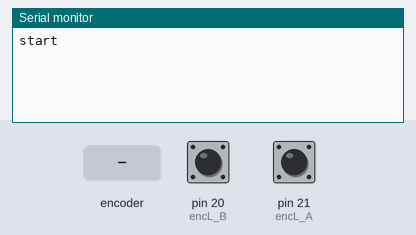
The sketch below on a simulated Arduino Mega 2560, built with avr-gcc and run on an emulated ATmega2560. Parts: the last lines printed to the serial monitor. The inputs (shaded band) are chosen by the test bench; at power-on: pin 20 (encL_B) HIGH, pin 21 (encL_A) HIGH.

Above: at 1.2 s.
1.3 s: rotary encoder on pin 21 (encL_A) / pin 20 (encL_B) turned 1 step (first pin leading)
At 1.7 s:
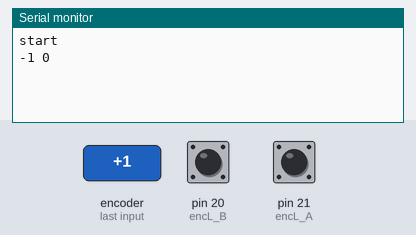
3.0 s: rotary encoder on pin 21 (encL_A) / pin 20 (encL_B) turned 1 step (first pin leading)
At 4.2 s:
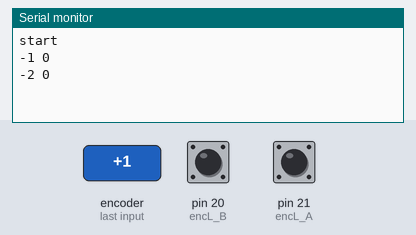

Measured:
- after the input at 1.3 s, the serial monitor: prints a new line after 0.05 s (image 1)
- after the input at 3.0 s, the serial monitor: prints a new line after 0.05 s (image 2)

The sketch:

testencoder.ino
```cpp
#define encL_A  21
#define encL_B  20

#define encR_A 22
#define encR_B 23
volatile  int encR_pos = 0, encL_pos = 0;
volatile int cR = 0, cL = 0;
int lastL, lastR;
void setup() {
  pinMode(encR_B, INPUT);
  pinMode(encR_A, INPUT);
  pinMode(encL_A, INPUT);
  pinMode(encL_B, INPUT);
  attachInterrupt(digitalPinToInterrupt(encR_A), encR, RISING);
  attachInterrupt(digitalPinToInterrupt(encL_A), encL, RISING);
  Serial.begin (9600);
  //  Serial1.begin(9600);
  Serial.println("start");
  delay(10);
  //  Serial1.write(32);
}

void loop() {

  while (lastL == encL_pos && lastR == encR_pos);
  Serial.print(encL_pos); Serial.print(" "); Serial.println(encR_pos);
//  delayMicroseconds(10);
  lastL = encL_pos;
  lastR = encR_pos;
}
void encR()
{
  if (digitalRead(encR_B)) encR_pos++;
  else encR_pos--;
}
void encL()
{
  if (digitalRead(encL_B)) encL_pos++;
  else encL_pos--;
}
```
